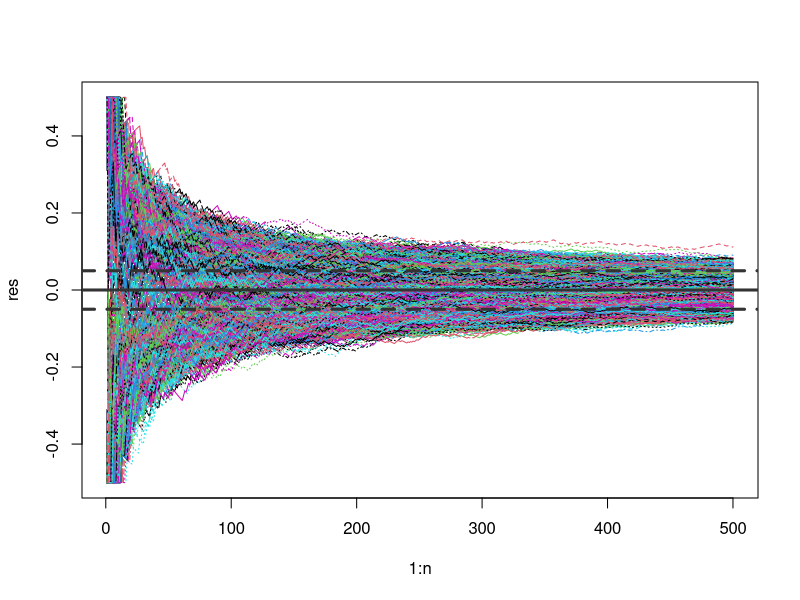

Reproduce this figure in R. (Note: this script raises an error after producing the figure.)

set.seed(1234)

eps <- .05
# n <- 5e3
n <- 500
m <- 5e4
p <- .5
res <- replicate(m, {
  X <- sample(0:1, n, prob = c(1-p, p), rep = T)
  (cumsum(X)/(1:n)) - p
})

matplot(1:n, res, type = "l")
abline(h = 0, col = "grey20", lwd = 3)
abline(h = c(-eps,eps), col = "grey20", lwd = 3, lty = 2)


# -------------------------------------------------------------------------

N <- 200:500

apply(res, 1, \(x) mean(abs(x)> eps)) %>% 
  .[N] %>% 
  plot(x = N, type = "o", pch = 20)
curve(p*(1-p)/x/eps^2, add =T, col = 4, lwd = 2)
curve(1/x, add = T, col = 2, lwd = 2, n = 1001)

hmas <- function(eps) (p+eps)*log((p+eps)/p)+(1-p-eps)*log((1-p-eps)/(1-p))
bernstein <- function(n, eps) exp(-n*hmas(eps)) + exp(-n*hmas(-eps))
exp2 <- function(n, eps) exp(-n^2*hmas(eps)) + exp(-n^2*hmas(-eps))
curve(bernstein(x,eps), add = T, col = 4, lwd = 2, n = 1001)
curve(exp2(x,eps), add = T, col = 4, lwd = 2, n = 1001)
# -------------------------------------------------------------------------


